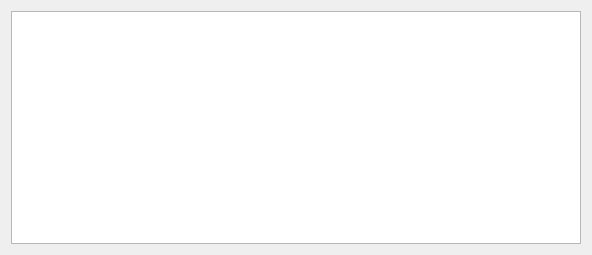
<?xml version="1.0" encoding="UTF-8"?>
<ui version="4.0">
 <class>CWebCheckerWindow</class>
 <widget class="QWidget" name="CWebCheckerWindow">
  <property name="geometry">
   <rect>
    <x>0</x>
    <y>0</y>
    <width>592</width>
    <height>255</height>
   </rect>
  </property>
  <property name="windowTitle">
   <string>Form</string>
  </property>
  <layout class="QVBoxLayout" name="verticalLayout">
   <item>
    <widget class="QTreeView" name="treeView"/>
   </item>
  </layout>
 </widget>
 <resources/>
 <connections/>
</ui>
